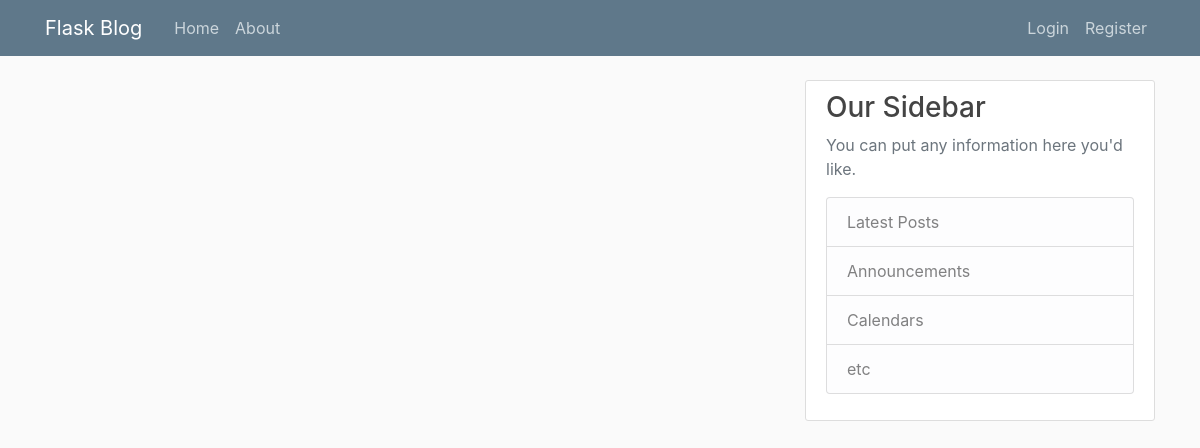
/home, run on an earlier commit of the app's database.
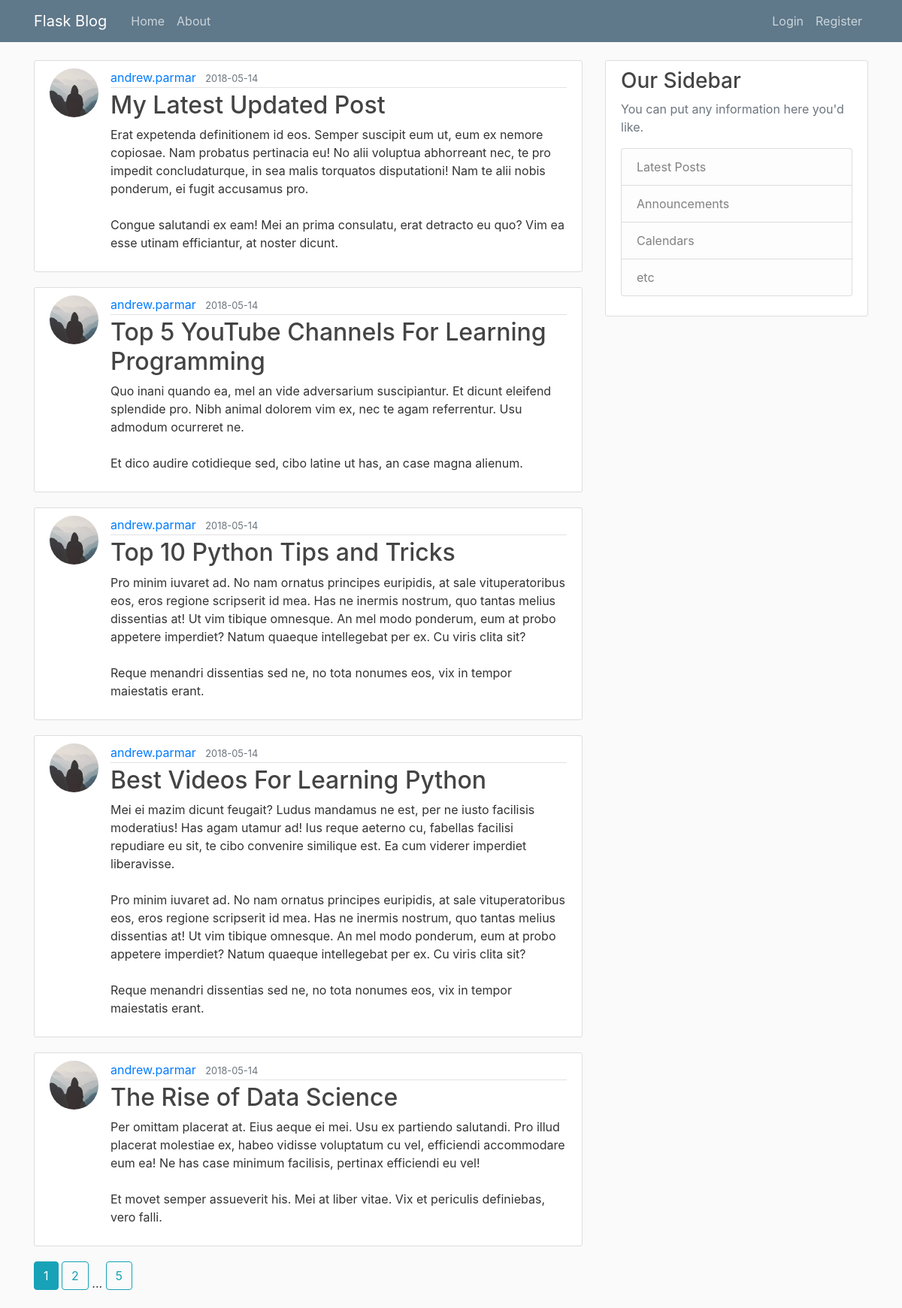
And on a later commit of the database.
### flaskblog/models.py (models this page shows, shortened)
class Post(db.Model):
	id = db.Column(db.Integer, primary_key=True)
	title = db.Column(db.String(100), nullable=False)
	date_posted = db.Column(db.DateTime, nullable=False, default=datetime.utcnow)
	content = db.Column(db.Text, nullable=False)
	user_id = db.Column(db.Integer, db.ForeignKey('user.id'), nullable=False)

class User(db.Model, UserMixin):
	id = db.Column(db.Integer, primary_key=True)
	username = db.Column(db.String(20), unique=True, nullable=False)
	email = db.Column(db.String(120), unique=True, nullable=False)
	image_file = db.Column(db.String(20), nullable=False, default='default.jpg')
	password = db.Column(db.String(60), nullable=False)
	posts = db.relationship('Post', backref='author', lazy=True)

### flaskblog/main/routes.py (the view)
@main.route('/')
@main.route('/home')
def home():
    page = request.args.get('page', 1, type=int)
    posts = Post.query.order_by(
        Post.date_posted.desc()).paginate(page=page, per_page=5)
    return render_template('home.html', posts=posts)

### flaskblog/templates/home.html
{% extends "layout.html" %}
{% block content %}
	{% for post in posts.items %}
		<article class="media content-section">
		  <img class="rounded-circle article-img" src="{{ url_for('static', filename='profile_pics/{}'.format(post.author.image_file)) }}">
		  <div class="media-body">
		    <div class="article-metadata">
		      <a class="mr-2" href="{{ url_for('users.user_post', username=post.author.username) }}">{{ post.author.username }}</a>
		      <small class="text-muted">{{ post.date_posted.strftime('%Y-%m-%d') }}</small>
		    </div>
		    <h2><a class="article-title" href="{{ url_for('posts.post', post_id=post.id) }}">{{ post.title }}</a></h2>
		    <p class="article-content">{{ post.content }}</p>
		  </div>
		</article>
	{% endfor %}
	{% for page_num in posts.iter_pages(left_edge=1, right_edge=1, left_current=1, right_current=2) %}
		{% if page_num %}
			{% if posts.page == page_num %}
				<a class="btn btn-info mb-4" href="{{ url_for('main.home', page=page_num) }}">{{ page_num }}</a>
			{% else %}
				<a class="btn btn-outline-info mb-4" href="{{ url_for('main.home', page=page_num) }}">{{ page_num }}</a>
			{% endif %}
		{% else %}
			...
		{% endif %}
	{% endfor %}
{% endblock content %}

### flaskblog/templates/layout.html (shortened to what this page needs)
<!DOCTYPE html>
<html>
<head>
    <link rel="stylesheet" href="https://stackpath.bootstrapcdn.com/bootstrap/4.1.1/css/bootstrap.min.css">
    <link rel="stylesheet" type="text/css" href="{{ url_for('static', filename='main.css') }}">
</head>
<body>
	<header class="site-header">
	  <nav class="navbar navbar-expand-md navbar-dark bg-steel fixed-top">
	    <div class="container">
	      <a class="navbar-brand mr-4" href="/">Flask Blog</a>
	      <div class="collapse navbar-collapse" id="navbarToggle">
	        <div class="navbar-nav mr-auto">
	          <a class="nav-item nav-link" href="{{ url_for('main.home') }}">Home</a>
	          <a class="nav-item nav-link" href="{{ url_for('main.about') }}">About</a>
	        </div>
	        <div class="navbar-nav">
	          {% if current_user.is_authenticated %}
	          	  <a class="nav-item nav-link" href="{{ url_for('posts.new_post') }}">New Post</a>
	              <a class="nav-item nav-link" href="{{ url_for('users.account') }}">Account</a>
	          	  <a class="nav-item nav-link" href="{{ url_for('users.logout') }}">Logout</a>
	          {% else %}
		          <a class="nav-item nav-link" href="{{ url_for('users.login') }}">Login</a>
		          <a class="nav-item nav-link" href="{{ url_for('users.registration') }}">Register</a>
		      {% endif %}
	        </div>
	      </div>
	    </div>
	  </nav>
	</header>
	<main role="main" class="container">
	  <div class="row">
	    <div class="col-md-8">
	    	{% block content %}{% endblock %}
	    </div>
	    <div class="col-md-4">
	      <div class="content-section">
	        <h3>Our Sidebar</h3>
	        <p class='text-muted'>You can put any information here you'd like.
	          <ul class="list-group">
	            <li class="list-group-item list-group-item-light">Latest Posts</li>
	            <li class="list-group-item list-group-item-light">Announcements</li>
	            <li class="list-group-item list-group-item-light">Calendars</li>
	            <li class="list-group-item list-group-item-light">etc</li>
	          </ul>
	        </p>
	      </div>
	    </div>
	  </div>
	</main>
</body>
</html>

### flaskblog/static/main.css (style rules this page uses)
body { background: #fafafa; color: #333333; margin-top: 5rem; }
h1, h2, h3, h4, h5, h6 { color: #444444; }
.bg-steel { background-color: #5f788a; }
.site-header .navbar-nav .nav-link { color: #cbd5db; }
.content-section { background: #ffffff; padding: 10px 20px; border: 1px solid #dddddd; border-radius: 3px; margin-bottom: 20px; }
.article-title { color: #444444; }
.article-content { white-space: pre-line; }
.article-img { height: 65px; width: 65px; margin-right: 16px; }
.article-metadata { padding-bottom: 1px; margin-bottom: 4px; border-bottom: 1px solid #e3e3e3 }

What changed in the data, as far as the page shows it:
added Post: image_file (placeholder picture), author.username "andrew.parmar", date_posted "2018-05-14", title "My Latest Updated Post", content "Erat expetenda definitionem id eos. Semper suscipit eum ut, eum ex nemore copiosae. Nam probatus pertinacia eu! No alii voluptua abhorreant nec, te pro impedit concludaturque, in sea malis torquatos disputationi! Nam te alii nobis ponderum, ei fugit accusamus pro. Congue salutandi ex eam! Mei an prima consulatu, erat detracto eu quo? Vim ea esse utinam efficiantur, at noster dicunt."
added Post: image_file (placeholder picture), author.username "andrew.parmar", date_posted "2018-05-14", title "Top 5 YouTube Channels For Learning Programming", content "Quo inani quando ea, mel an vide adversarium suscipiantur. Et dicunt eleifend splendide pro. Nibh animal dolorem vim ex, nec te agam referrentur. Usu admodum ocurreret ne. Et dico audire cotidieque sed, cibo latine ut has, an case magna alienum."
added Post: image_file (placeholder picture), author.username "andrew.parmar", date_posted "2018-05-14", title "Top 10 Python Tips and Tricks", content "Pro minim iuvaret ad. No nam ornatus principes euripidis, at sale vituperatoribus eos, eros regione scripserit id mea. Has ne inermis nostrum, quo tantas melius dissentias at! Ut vim tibique omnesque. An mel modo ponderum, eum at probo appetere imperdiet? Natum quaeque intellegebat per ex. Cu viris clita sit? Reque menandri dissentias sed ne, no tota nonumes eos, vix in tempor maiestatis erant."
added Post: image_file (placeholder picture), author.username "andrew.parmar", date_posted "2018-05-14", title "Best Videos For Learning Python", content "Mei ei mazim dicunt feugait? Ludus mandamus ne est, per ne iusto facilisis moderatius! Has agam utamur ad! Ius reque aeterno cu, fabellas facilisi repudiare eu sit, te cibo convenire similique est. Ea cum viderer imperdiet liberavisse. Pro minim iuvaret ad. No nam ornatus principes euripidis, at sale vituperatoribus eos, eros regione scripserit id mea. Has ne inermis nostrum, quo tantas melius dissentias at! Ut vim tibique omnesque. An mel modo ponderum, eum at probo appetere imperdiet? Natum quaeque intellegebat per ex. Cu viris clita sit? Reque menandri dissentias sed ne, no tota nonumes eos, vix in tempor maiestatis erant."
added Post: image_file (placeholder picture), author.username "andrew.parmar", date_posted "2018-05-14", title "The Rise of Data Science", content "Per omittam placerat at. Eius aeque ei mei. Usu ex partiendo salutandi. Pro illud placerat molestiae ex, habeo vidisse voluptatum cu vel, efficiendi accommodare eum ea! Ne has case minimum facilisis, pertinax efficiendi eu vel! Et movet semper assueverit his. Mei at liber vitae. Vix et periculis definiebas, vero falli."
Also different on the page:
new list line: "1"
new list line: "2"
new list line: "5"
